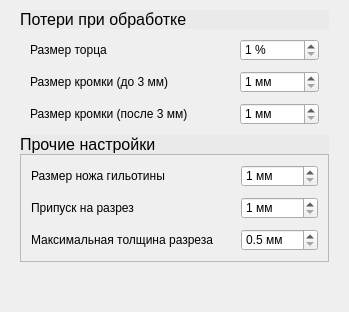
        <widget class="QWidget" name="cutting_page">
         <property name="styleSheet">
          <string notr="true">QWidget#cuttingPage {
	background-color: rgb(255, 255, 255);
}</string>
         </property>
         <layout class="QVBoxLayout" name="verticalLayout_6">
          <property name="spacing">
           <number>0</number>
          </property>
          <property name="leftMargin">
           <number>20</number>
          </property>
          <property name="topMargin">
           <number>10</number>
          </property>
          <property name="rightMargin">
           <number>20</number>
          </property>
          <property name="bottomMargin">
           <number>10</number>
          </property>
          <item>
           <widget class="QLabel" name="cutting_losses_label">
            <property name="font">
             <font>
              <pointsize>12</pointsize>
             </font>
            </property>
            <property name="styleSheet">
             <string notr="true">QLabel {
	background-color: rgb(234, 234, 234);
}</string>
            </property>
            <property name="text">
             <string>Потери при обработке</string>
            </property>
           </widget>
          </item>
          <item>
           <widget class="QFrame" name="cutting_losses">
            <layout class="QFormLayout" name="formLayout_4">
             <property name="horizontalSpacing">
              <number>0</number>
             </property>
             <property name="verticalSpacing">
              <number>10</number>
             </property>
             <property name="leftMargin">
              <number>10</number>
             </property>
             <property name="topMargin">
              <number>10</number>
             </property>
             <property name="rightMargin">
              <number>10</number>
             </property>
             <property name="bottomMargin">
              <number>10</number>
             </property>
             <item row="0" column="0">
              <widget class="QLabel" name="end_face_label">
               <property name="minimumSize">
                <size>
                 <width>210</width>
                 <height>0</height>
                </size>
               </property>
               <property name="maximumSize">
                <size>
                 <width>210</width>
                 <height>16777215</height>
                </size>
               </property>
               <property name="text">
                <string>Размер торца</string>
               </property>
              </widget>
             </item>
             <item row="0" column="1">
              <widget class="QDoubleSpinBox" name="end_face">
               <property name="maximumSize">
                <size>
                 <width>80</width>
                 <height>16777215</height>
                </size>
               </property>
               <property name="suffix">
                <string> %</string>
               </property>
               <property name="decimals">
                <number>0</number>
               </property>
               <property name="minimum">
                <double>1.000000000000000</double>
               </property>
              </widget>
             </item>
             <item row="1" column="0">
              <widget class="QLabel" name="rough_edge_label">
               <property name="minimumSize">
                <size>
                 <width>210</width>
                 <height>0</height>
                </size>
               </property>
               <property name="maximumSize">
                <size>
                 <width>210</width>
                 <height>16777215</height>
                </size>
               </property>
               <property name="text">
                <string>Размер кромки (до 3 мм)</string>
               </property>
              </widget>
             </item>
             <item row="1" column="1">
              <widget class="QSpinBox" name="rough_edge">
               <property name="maximumSize">
                <size>
                 <width>80</width>
                 <height>16777215</height>
                </size>
               </property>
               <property name="suffix">
                <string> мм</string>
               </property>
               <property name="minimum">
                <number>1</number>
               </property>
               <property name="maximum">
                <number>300</number>
               </property>
              </widget>
             </item>
             <item row="2" column="0">
              <widget class="QLabel" name="clean_edge_label">
               <property name="minimumSize">
                <size>
                 <width>210</width>
                 <height>0</height>
                </size>
               </property>
               <property name="maximumSize">
                <size>
                 <width>210</width>
                 <height>16777215</height>
                </size>
               </property>
               <property name="text">
                <string>Размер кромки (после 3 мм)</string>
               </property>
              </widget>
             </item>
             <item row="2" column="1">
              <widget class="QSpinBox" name="clean_edge">
               <property name="maximumSize">
                <size>
                 <width>80</width>
                 <height>16777215</height>
                </size>
               </property>
               <property name="suffix">
                <string> мм</string>
               </property>
               <property name="minimum">
                <number>1</number>
               </property>
               <property name="maximum">
                <number>300</number>
               </property>
              </widget>
             </item>
            </layout>
           </widget>
          </item>
          <item>
           <widget class="QLabel" name="cutting_extra_label">
            <property name="font">
             <font>
              <pointsize>12</pointsize>
             </font>
            </property>
            <property name="styleSheet">
             <string notr="true">QLabel {
	background-color: rgb(234, 234, 234);
}</string>
            </property>
            <property name="text">
             <string>Прочие настройки</string>
            </property>
           </widget>
          </item>
          <item>
           <widget class="QFrame" name="cutting_extra">
            <property name="frameShape">
             <enum>QFrame::StyledPanel</enum>
            </property>
            <property name="frameShadow">
             <enum>QFrame::Raised</enum>
            </property>
            <layout class="QFormLayout" name="formLayout_5">
             <property name="horizontalSpacing">
              <number>0</number>
             </property>
             <property name="verticalSpacing">
              <number>10</number>
             </property>
             <property name="leftMargin">
              <number>10</number>
             </property>
             <property name="topMargin">
              <number>10</number>
             </property>
             <property name="rightMargin">
              <number>10</number>
             </property>
             <property name="bottomMargin">
              <number>10</number>
             </property>
             <item row="0" column="0">
              <widget class="QLabel" name="guillotine_label">
               <property name="minimumSize">
                <size>
                 <width>210</width>
                 <height>0</height>
                </size>
               </property>
               <property name="maximumSize">
                <size>
                 <width>210</width>
                 <height>16777215</height>
                </size>
               </property>
               <property name="text">
                <string>Размер ножа гильотины</string>
               </property>
              </widget>
             </item>
             <item row="0" column="1">
              <widget class="QSpinBox" name="guillotine">
               <property name="maximumSize">
                <size>
                 <width>80</width>
                 <height>16777215</height>
                </size>
               </property>
               <property name="suffix">
                <string> мм</string>
               </property>
               <property name="minimum">
                <number>1</number>
               </property>
               <property name="maximum">
                <number>3000</number>
               </property>
              </widget>
             </item>
             <item row="1" column="0">
              <widget class="QLabel" name="cut_allowance_label">
               <property name="minimumSize">
                <size>
                 <width>210</width>
                 <height>0</height>
                </size>
               </property>
               <property name="maximumSize">
                <size>
                 <width>210</width>
                 <height>16777215</height>
                </size>
               </property>
               <property name="text">
                <string>Припуск на разрез</string>
               </property>
              </widget>
             </item>
             <item row="1" column="1">
              <widget class="QSpinBox" name="cut_allowance">
               <property name="minimumSize">
                <size>
                 <width>0</width>
                 <height>0</height>
                </size>
               </property>
               <property name="maximumSize">
                <size>
                 <width>80</width>
                 <height>16777215</height>
                </size>
               </property>
               <property name="suffix">
                <string> мм</string>
               </property>
               <property name="minimum">
                <number>1</number>
               </property>
               <property name="maximum">
                <number>100</number>
               </property>
              </widget>
             </item>
             <item row="2" column="0">
              <widget class="QLabel" name="cutting_thickness_label">
               <property name="text">
                <string>Максимальная толщина разреза</string>
               </property>
              </widget>
             </item>
             <item row="2" column="1">
              <widget class="QDoubleSpinBox" name="cutting_thickness">
               <property name="maximumSize">
                <size>
                 <width>80</width>
                 <height>16777215</height>
                </size>
               </property>
               <property name="suffix">
                <string> мм</string>
               </property>
               <property name="decimals">
                <number>1</number>
               </property>
               <property name="minimum">
                <double>0.500000000000000</double>
               </property>
              </widget>
             </item>
            </layout>
           </widget>
          </item>
          <item>
           <spacer name="spacer_3">
            <property name="orientation">
             <enum>Qt::Vertical</enum>
            </property>
            <property name="sizeHint" stdset="0">
             <size>
              <width>20</width>
              <height>40</height>
             </size>
            </property>
           </spacer>
          </item>
         </layout>
        </widget>
